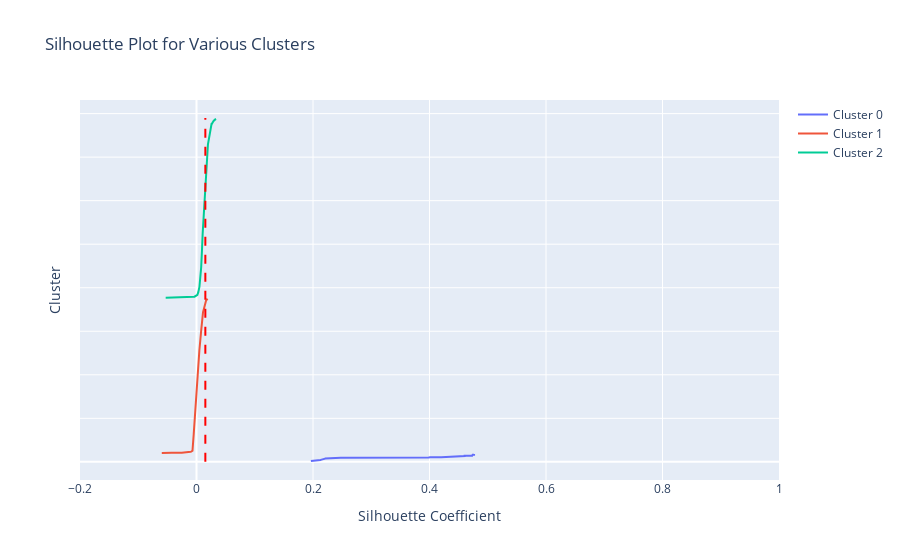

The notebook cell saved with this chart:
### Markdown cell above
## Silhouette Plot

### Code cell
from sklearn.metrics import silhouette_samples, silhouette_score
import plotly.graph_objects as go
import plotly.express as px
import numpy as np

def plot_silhouette_analysis(X, num_clusters):
    kmeans = KMeans(n_clusters=num_clusters, random_state=42)
    cluster_labels = kmeans.fit_predict(X)
    
    silhouette_avg = silhouette_score(X, cluster_labels)
    sample_silhouette_values = silhouette_samples(X, cluster_labels)

    y_lower = 10
    fig = go.Figure()

    for i in range(num_clusters):
        ith_cluster_silhouette_values = sample_silhouette_values[cluster_labels == i]
        ith_cluster_silhouette_values.sort()

        size_cluster_i = ith_cluster_silhouette_values.shape[0]
        y_upper = y_lower + size_cluster_i

        fig.add_trace(go.Scatter(
            y=np.arange(y_lower, y_upper),
            x=ith_cluster_silhouette_values,
            mode='lines',
            name=f'Cluster {i}',
            line=dict(color=px.colors.qualitative.Plotly[i])
        ))

        y_lower = y_upper + 10

    fig.add_shape(
        type="line",
        x0=silhouette_avg,
        y0=0,
        x1=silhouette_avg,
        y1=y_lower,
        line=dict(color="red", dash="dash"),
    )

    fig.update_layout(
        title="Silhouette Plot for Various Clusters",
        xaxis_title="Silhouette Coefficient",
        yaxis_title="Cluster",
        yaxis=dict(showticklabels=False),
        xaxis=dict(range=[-0.2, 1.0])  # Adjusted to show more negative values
    )

    fig.show()

plot_silhouette_analysis(X, num_clusters)

### Figure 1 — Plotly figure (JSON) as saved in the notebook; plotly's stock layout.template omitted (floating-point values rounded to 4 significant figures; data arrays with more than 128 entries replaced by an {"elided": "..."} marker saying what was removed)
{"data": [{"line": {"color": "#636EFA"}, "mode": "lines", "name": "Cluster 0", "type": "scatter", "x": [0.1964, 0.1964, 0.205, 0.205, 0.205, 0.205, 0.205, 0.205, 0.205, 0.2058, 0.2125, 0.2125, 0.213, 0.2133, 0.2134, 0.2161, 0.2163, 0.217, 0.2175, 0.2176, 0.2178, 0.218, 0.2181, 0.2181, 0.2197, 0.2199, 0.2208, 0.2208, 0.2209, 0.2249, 0.2478, 0.2478, 0.2478, 0.2478, 0.2478, 0.2478, 0.2478, 0.2478, 0.2478, 0.3985, 0.4002, 0.4004, 0.401, 0.42, 0.4287, 0.4287, 0.4287, 0.4287, 0.4287, 0.4287, 0.4287, 0.4287, 0.4584, 0.4584, 0.4584, 0.4584, 0.4602, 0.4602, 0.4602, 0.4602, 0.4732, 0.4732, 0.4732, 0.4732, 0.4732, 0.4732, 0.4741, 0.4741, 0.4741, 0.4741, 0.4741, 0.4741, 0.4765, 0.4765, 0.4765, 0.4765, 0.4765, 0.4765, 0.4765, 0.4765, 0.4765, 0.4765], "y": [10, 11, 12, 13, 14, 15, 16, 17, 18, 19, 20, 21, 22, 23, 24, 25, 26, 27, 28, 29, 30, 31, 32, 33, 34, 35, 36, 37, 38, 39, 40, 41, 42, 43, 44, 45, 46, 47, 48, 49, 50, 51, 52, 53, 54, 55, 56, 57, 58, 59, 60, 61, 62, 63, 64, 65, 66, 67, 68, 69, 70, 71, 72, 73, 74, 75, 76, 77, 78, 79, 80, 81, 82, 83, 84, 85, 86, 87, 88, 89, 90, 91]}, {"line": {"color": "#EF553B"}, "mode": "lines", "name": "Cluster 1", "type": "scatter", "x": {"elided": "1774 float values"}, "y": {"elided": "1774 int values"}}, {"line": {"color": "#00CC96"}, "mode": "lines", "name": "Cluster 2", "type": "scatter", "x": {"elided": "2053 float values"}, "y": {"elided": "2053 int values"}}], "layout": {"autosize": true, "shapes": [{"line": {"color": "red", "dash": "dash"}, "type": "line", "x0": 0.01517, "x1": 0.01517, "y0": 0, "y1": 3949}], "title": {"text": "Silhouette Plot for Various Clusters"}, "xaxis": {"range": [-0.2, 1], "title": {"text": "Silhouette Coefficient"}, "type": "linear"}, "yaxis": {"autorange": true, "range": [-208.2, 4156.0], "showticklabels": false, "title": {"text": "Cluster"}, "type": "linear"}}}
